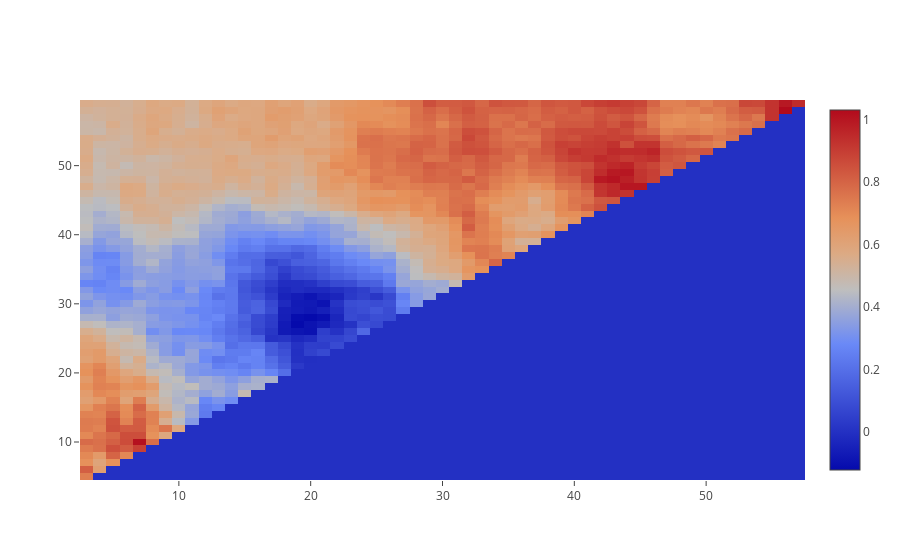

This figure's notebook cell:
### Markdown cell above
## Heat maps

### Code cell
%%time
totalHeat = np.full((window2 - window1 - delta,window2 - window1 - delta),0.0)
for pair in pairs:
    df,heat = getMacdHeat(pair,period,start,end,window1,window2,delta,signal)
    totalHeat += heat
print('Average')
iplot( [ go.Heatmap(z=np.log(totalHeat/len(pairs)),x=[window1,window1 + 1],y=[window1 + delta,window1 + delta + 1]) ] , filename='heat_'+pair)

### Figure 1 — Plotly figure (JSON) as saved in the notebook; plotly's stock layout.template omitted (floating-point values rounded to 4 significant figures; data arrays with more than 128 entries replaced by an {"elided": "..."} marker saying what was removed)
{"data": [{"type": "heatmap", "x": [3, 4], "y": [5, 6], "z": {"elided": "55x55 float values"}}], "layout": {}}
